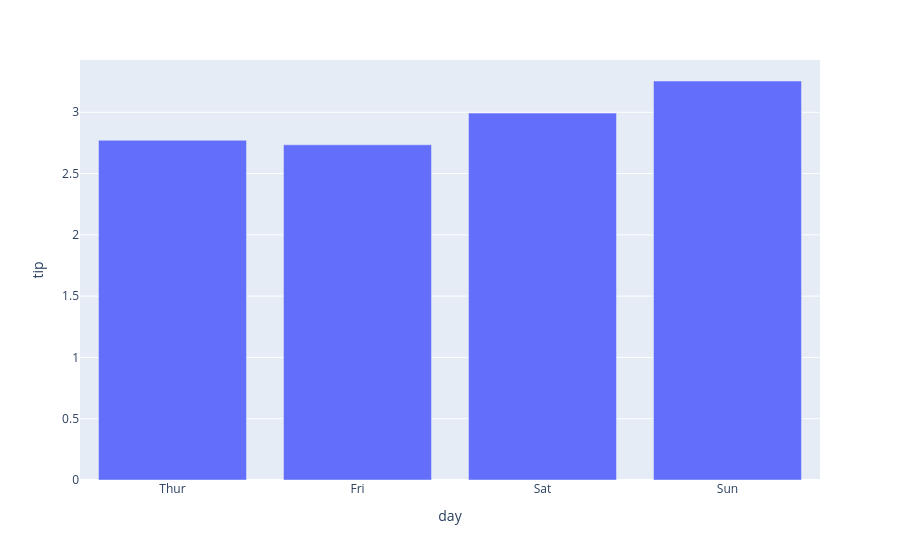

Notebook cell for this chart:
### Code cell
avg_tip = tips.groupby('day', observed=False)['tip'].mean().reset_index()

fig = px.bar(avg_tip, x='day', y='tip')
fig.show()

### Figure 1 — Plotly figure (JSON) as saved in the notebook; plotly's stock layout.template omitted (floating-point values rounded to 4 significant figures)
{"data": [{"hovertemplate": "day=%{x}<br>tip=%{y}<extra></extra>", "legendgroup": "", "marker": {"color": "#636efa", "pattern": {"shape": ""}}, "name": "", "orientation": "v", "showlegend": false, "textposition": "auto", "type": "bar", "x": ["Thur", "Fri", "Sat", "Sun"], "xaxis": "x", "y": [2.771, 2.735, 2.993, 3.255], "yaxis": "y"}], "layout": {"barmode": "relative", "legend": {"tracegroupgap": 0}, "margin": {"t": 60}, "xaxis": {"anchor": "y", "domain": [0, 1], "title": {"text": "day"}}, "yaxis": {"anchor": "x", "domain": [0, 1], "title": {"text": "tip"}}}}
